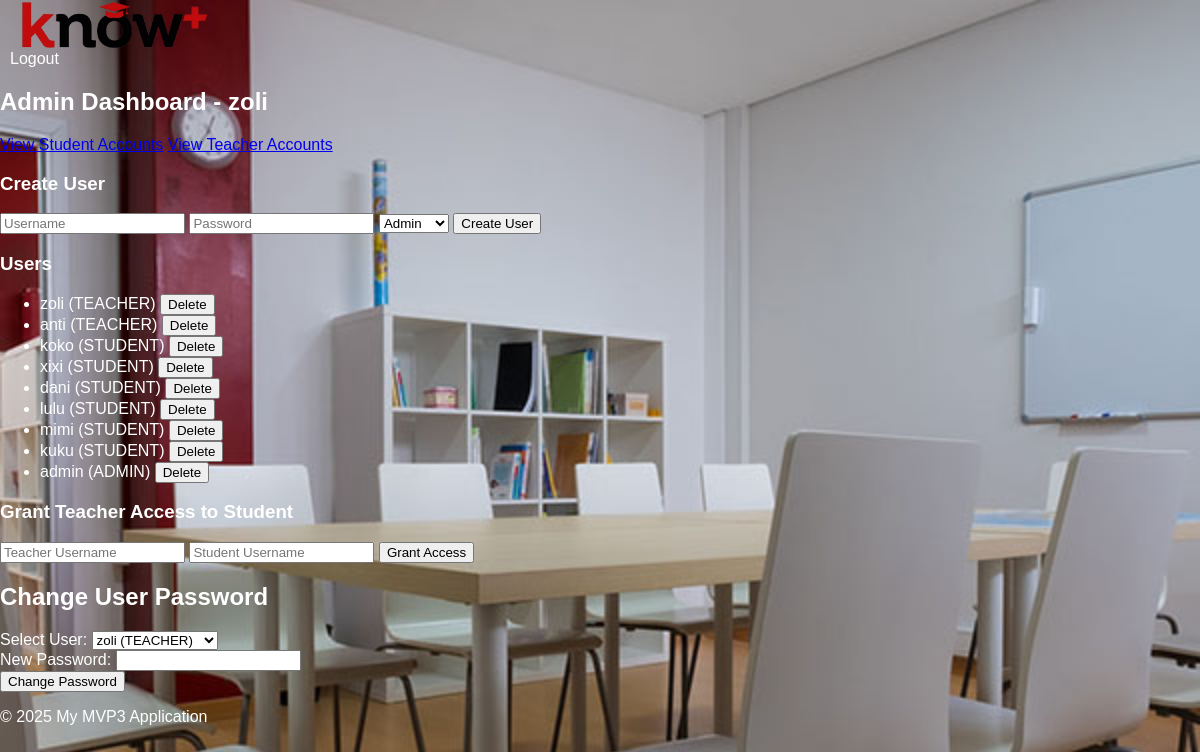
The app's page /admin/home (signed in) with its own data.
### models.py (models this page shows, shortened)
class User(db.Model, UserMixin):
    id = db.Column(db.Integer, primary_key=True)
    username = db.Column(db.String(80), unique=True, nullable=False)
    password_hash = db.Column(db.String(128))
    user_type = db.Column(db.Enum(UserType), nullable=False)  # Using UserType enum for role

### app.py (the view)
@app.route('/admin/home', methods=['GET'])
@login_required
def admin_home_display():
    users = User.query.all()  # Fetch all users to populate the dropdown
    return render_template('admin_home.html', users=users)

### app.py (called while the page is built)
@login_manager.user_loader
def load_user(user_id):
    return User.query.get(int(user_id))  # Load from the unified User model

### templates/admin_home.html (shortened to what this page needs)
{% extends "base.html" %}
{% block content %}
<h2>Admin Dashboard - {{ current_user.username }}</h2>
<div class="d-grid gap-2 d-md-block">
    <a href="{{ url_for('view_students') }}" class="btn btn-primary">View Student Accounts</a>
    <a href="{{ url_for('view_teachers') }}" class="btn btn-primary">View Teacher Accounts</a>
</div>
<h3>Create User</h3>
<form action="{{ url_for('create_user') }}" method="post">
    <input type="text" name="username" placeholder="Username" required>
    <input type="password" name="password" placeholder="Password" required>
    <select name="user_type">
        <option value="ADMIN">Admin</option>
    </select>
    <button type="submit">Create User</button>
</form>
<h3>Users</h3>
<ul>
    {% for user in users %}
    <li>
        {{ user.username }} ({{ user.user_type.value }})
        <form action="{{ url_for('delete_user', user_id=user.id) }}" method="post" style="display: inline;">
            <button type="submit">Delete</button>
        </form>
    </li>
    {% endfor %}
</ul>
<h3>Grant Teacher Access to Student</h3>
<form action="{{ url_for('grant_access') }}" method="post">
    <input type="text" name="teacher_username" placeholder="Teacher Username" required>
    <input type="text" name="student_username" placeholder="Student Username" required>
    <button type="submit">Grant Access</button>
</form>
<h2>Change User Password</h2>
<form method="POST" action="{{ url_for('change_user_password') }}">
    <div>
        <label for="user_id">Select User:</label>
        <select name="user_id" id="user_id" required>
            {% for user in users %}
            <option value="{{ user.id }}">{{ user.username }} ({{ user.user_type.value }})</option>
            {% endfor %}
        </select>
    </div>
    <div>
        <label for="new_password">New Password:</label>
        <input type="password" name="new_password" id="new_password" required>
    </div>
    <button type="submit">Change Password</button>
</form>
{% endblock %}

### templates/base.html (shortened to what this page needs)
<!DOCTYPE html>
<html lang="en">
<head>
    <link rel="stylesheet" href="{{ url_for('static', filename='css/style.css') }}">
</head>
<body style="background-image: url('{{ url_for('static', filename='img/background.jpg') }}'); background-size: cover; background-repeat: no-repeat; background-attachment: fixed;">
<div id="header">
    <a href="/">
        <picture>
            <source srcset="{{ url_for('static', filename='img/logo.avif') }}" type="image/avif">
            <img src="{{ url_for('static', filename='img/logo.png') }}" alt="Your Logo" class="logo">
        </picture>
    </a>
  <div class="user-options">
      {% if current_user.is_authenticated %}
          <a href="{{ url_for('logout') }}">Logout</a>
      {% else %}
          <a href="{{ url_for('login') }}">Login</a>
          <a href="{{ url_for('register') }}">Register</a>
      {% endif %}
  </div>
</div>
<div id="content">
    {% block content %}{% endblock %}
</div>
<div id="footer">
    <p>&copy; 2025 My MVP3 Application</p>
</div>
</body>
</html>

### static/css/style.css (style rules this page uses)
body { font-family: sans-serif; margin: 0; padding: 0; color: white; }
.logo { height: 50px; vertical-align: middle; margin-left: 20px; }
.user-options { margin-right: 20px; }
.user-options a { color: white; text-decoration: none; margin-left: 10px; }

### records on screen
User: username "zoli", user_type.value "TEACHER"
User: username "anti", user_type.value "TEACHER"
User: username "koko", user_type.value "STUDENT"
User: username "xixi", user_type.value "STUDENT"
User: username "dani", user_type.value "STUDENT"
User: username "lulu", user_type.value "STUDENT"
User: username "mimi", user_type.value "STUDENT"
User: username "kuku", user_type.value "STUDENT"
User: username "admin", user_type.value "ADMIN"

### other values on screen
form field user_id "zoli (TEACHER)"
